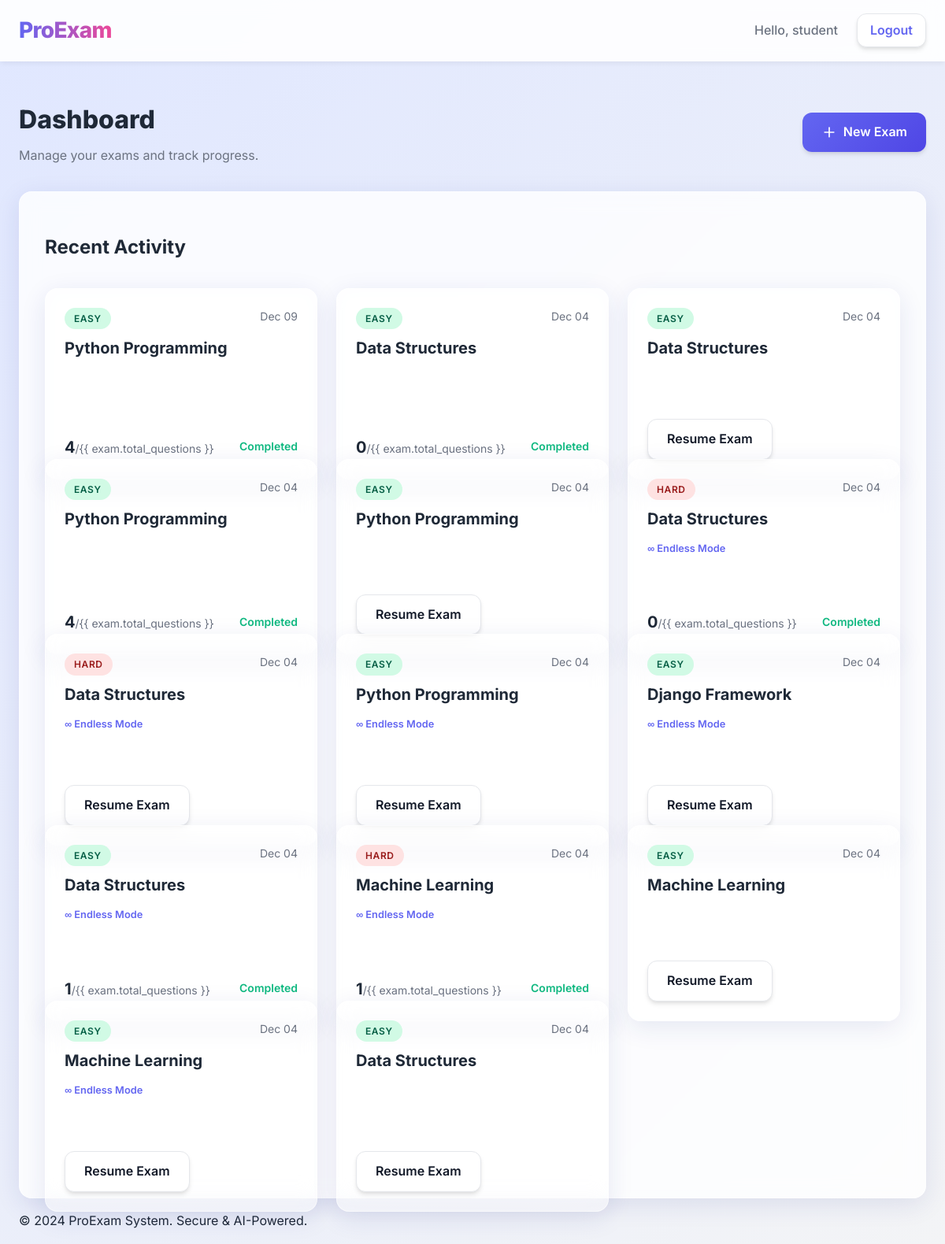
Before: / with the older database file.
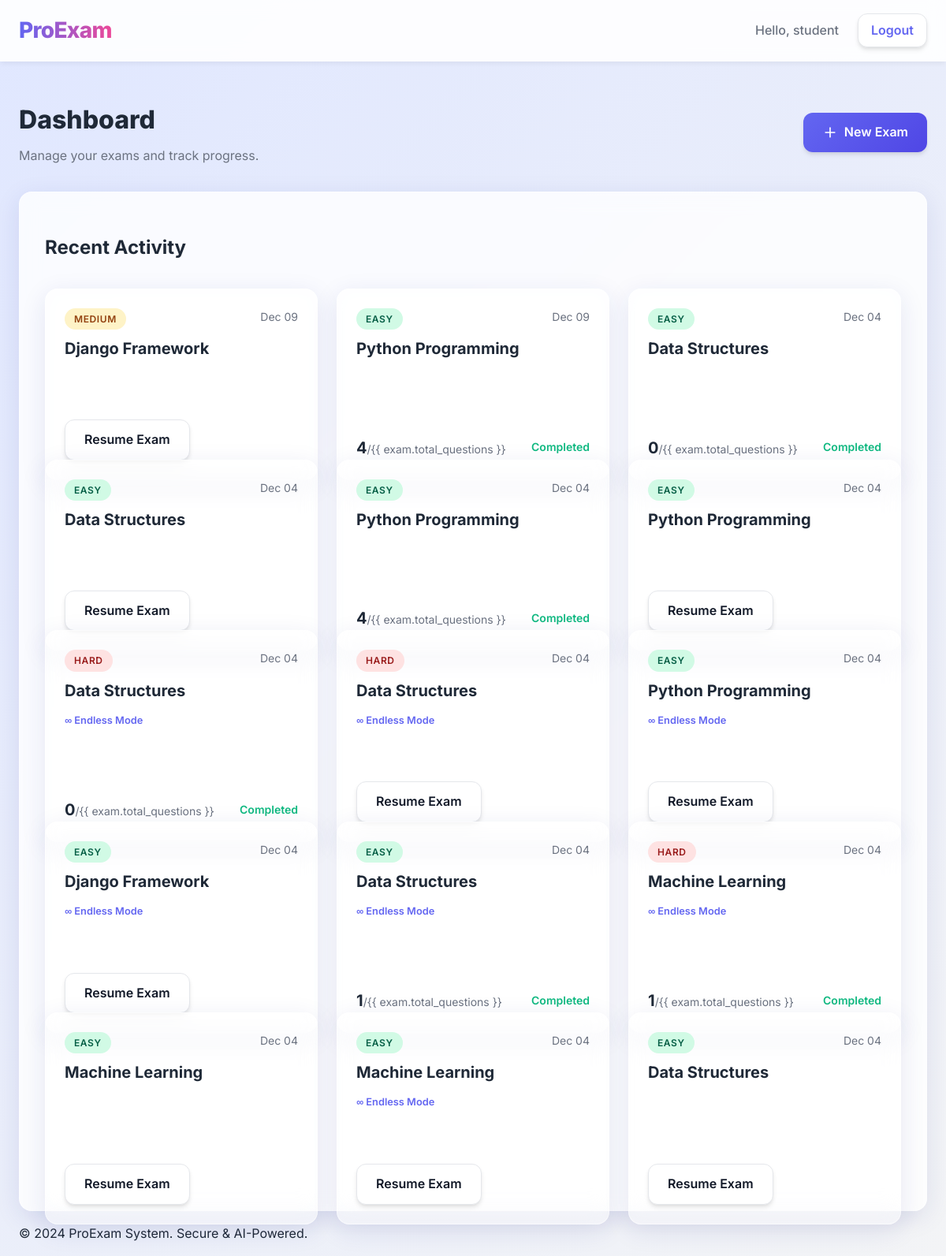
After: the same page with the newer database file.
### exam_core/models.py (models this page shows, shortened)
class ExamSession(models.Model):
    id = models.UUIDField(primary_key=True, default=uuid.uuid4, editable=False)
    user = models.ForeignKey(User, on_delete=models.CASCADE)
    subject = models.CharField(max_length=100)
    difficulty = models.CharField(max_length=20)
    start_time = models.DateTimeField(auto_now_add=True)
    end_time = models.DateTimeField(null=True, blank=True)
    score = models.IntegerField(default=0)
    total_questions = models.IntegerField(default=0)
    is_completed = models.BooleanField(default=False)
    is_endless = models.BooleanField(default=False)

### exam_core/views.py (the view)
# urls.py: path('', DashboardView.as_view(), name='dashboard'),
class DashboardView(View):
    def get(self, request):
        if not request.user.is_authenticated:
            user, created = User.objects.get_or_create(username='student')
            if created:
                user.set_password('password')
                user.save()
            login(request, user)
        exams = ExamSession.objects.filter(user=request.user).order_by('-start_time')
        return render(request, 'dashboard.html', {'exams': exams})

### templates/dashboard.html
{% extends 'base.html' %}
{% block content %}
<div class="dashboard-header"
    style="display: flex; justify-content: space-between; align-items: center; margin-bottom: 2rem;">
    <div>
        <h1 style="margin: 0; font-size: 2rem; font-weight: 800;">Dashboard</h1>
        <p style="color: var(--text-muted); margin: 0.5rem 0 0 0;">Manage your exams and track progress.</p>
    </div>
    <a href="{% url 'exam_setup' %}" class="btn btn-primary">
        <svg xmlns="http://www.w3.org/2000/svg" width="20" height="20" viewBox="0 0 24 24" fill="none"
            stroke="currentColor" stroke-width="2" stroke-linecap="round" stroke-linejoin="round"
            style="margin-right: 0.5rem;">
            <line x1="12" y1="5" x2="12" y2="19"></line>
            <line x1="5" y1="12" x2="19" y2="12"></line>
        </svg>
        New Exam
    </a>
</div>
<div class="glass-card">
    <h2 style="margin-bottom: 1.5rem;">Recent Activity</h2>
    {% if exams %}
    <div class="dashboard-grid">
        {% for exam in exams %}
        <div class="glass-card exam-card" style="padding: 1.5rem; background: rgba(255,255,255,0.5);">
            <div class="exam-card-header">
                <div class="exam-meta">
                    <span class="badge {{ exam.difficulty }}">{{ exam.difficulty }}</span>
                    <span>{{ exam.start_time|date:"M d" }}</span>
                </div>
                <h3>{{ exam.subject }}</h3>
                {% if exam.is_endless %}
                <span style="font-size: 0.8rem; color: var(--primary-color); font-weight: 600;">∞ Endless Mode</span>
                {% endif %}
            </div>
            <div class="exam-card-footer">
                {% if exam.is_completed %}
                <div style="display: flex; justify-content: space-between; align-items: center;">
                    <span style="font-weight: 700; font-size: 1.25rem;">{{ exam.score }}<span
                            style="font-size: 0.875rem; color: var(--text-muted); font-weight: 400;">/{{
                            exam.total_questions }}</span></span>
                    <span style="color: var(--success); font-weight: 600; font-size: 0.875rem;">Completed</span>
                </div>
                {% else %}
                <a href="{% url 'exam_interface' exam.id %}" class="btn btn-outline btn-block">Resume Exam</a>
                {% endif %}
            </div>
        </div>
        {% endfor %}
    </div>
    {% else %}
    <div style="text-align: center; padding: 4rem 0;">
        <p style="color: var(--text-muted); margin-bottom: 1.5rem;">You haven't taken any exams yet.</p>
        <a href="{% url 'exam_setup' %}" class="btn btn-primary">Get Started</a>
    </div>
    {% endif %}
</div>
{% endblock %}

### templates/base.html (shortened to what this page needs)
<!DOCTYPE html>
<html lang="en">
<head>
    <link rel="stylesheet" href="/static/css/style.css">
</head>
<body>
    <nav class="navbar">
        <div class="container">
            <a href="/" class="logo">
                <span style="color: var(--primary-color)">Pro</span>Exam
            </a>
            <div class="nav-links">
                {% if user.is_authenticated %}
                <span>Hello, {{ user.username }}</span>
                <a href="/admin/logout/" class="btn btn-sm btn-outline" style="padding: 0.5rem 1rem;">Logout</a>
                {% else %}
                <a href="/admin/">Login</a>
                {% endif %}
            </div>
        </div>
    </nav>
    <main class="container main-content">
        {% block content %}
        {% endblock %}
    </main>
    <footer class="footer">
        <div class="container">
            <p>&copy; 2024 ProExam System. Secure & AI-Powered.</p>
        </div>
    </footer>
</body>
</html>

### static/css/style.css (style rules this page uses)
:root { --primary-color: #6366f1; --primary-hover: #4f46e5; --secondary-color: #ec4899; --bg-gradient-start: #f3f4f6; --bg-gradient-end: #e5e7eb; --card-bg: rgba(255, 255, 255, 0.8); --card-border: rgba(255, 255, 255, 0.5); --text-main: #111827; --text-muted: #6b7280; --success: #10b981; --warning: #f59e0b; --danger: #ef4444; --glass-shadow: 0 8px 32px 0 rgba(31, 38, 135, 0.1); }
body { font-family: 'Inter', sans-serif; background: linear-gradient(135deg, #e0e7ff 0%, #f3f4f6 100%); color: var(--text-main); line-height: 1.6; min-height: 100vh; margin: 0; }
.container { max-width: 1200px; margin: 0 auto; padding: 0 1.5rem; }
.glass-card { background: var(--card-bg); backdrop-filter: blur(12px); -webkit-backdrop-filter: blur(12px); border: 1px solid var(--card-border); border-radius: 1rem; box-shadow: var(--glass-shadow); padding: 2rem; transition: transform 0.2s ease, box-shadow 0.2s ease; }
.navbar { background: rgba(255, 255, 255, 0.9); backdrop-filter: blur(10px); border-bottom: 1px solid rgba(255, 255, 255, 0.3); padding: 1rem 0; margin-bottom: 3rem; position: sticky; top: 0; z-index: 100; box-shadow: 0 4px 6px -1px rgba(0, 0, 0, 0.05); }
.navbar .container { display: flex; justify-content: space-between; align-items: center; }
.logo { font-size: 1.75rem; font-weight: 800; background: linear-gradient(to right, var(--primary-color), var(--secondary-color)); -webkit-background-clip: text; -webkit-text-fill-color: transparent; text-decoration: none; letter-spacing: -0.025em; }
.nav-links { display: flex; align-items: center; gap: 1.5rem; }
.nav-links span { font-weight: 500; color: var(--text-muted); }
.nav-links a { color: var(--primary-color); font-weight: 600; text-decoration: none; transition: color 0.2s; }
.btn { display: inline-flex; align-items: center; justify-content: center; padding: 0.75rem 1.5rem; border-radius: 0.75rem; font-weight: 600; text-decoration: none; cursor: pointer; border: none; transition: all 0.2s ease; box-shadow: 0 4px 6px -1px rgba(0, 0, 0, 0.1), 0 2px 4px -1px rgba(0, 0, 0, 0.06); }
.btn-primary { background: linear-gradient(135deg, var(--primary-color), var(--primary-hover)); color: white; }
.btn-outline { background: white; border: 1px solid #e5e7eb; color: var(--text-main); }
.dashboard-grid { display: grid; grid-template-columns: repeat(auto-fill, minmax(300px, 1fr)); gap: 1.5rem; margin-top: 2rem; }
.exam-card { display: flex; flex-direction: column; justify-content: space-between; height: 100%; }
.exam-card-header { margin-bottom: 1rem; }
.exam-card h3 { margin: 0 0 0.5rem 0; font-size: 1.25rem; }
.exam-meta { font-size: 0.875rem; color: var(--text-muted); display: flex; justify-content: space-between; margin-bottom: 0.5rem; }
.badge { padding: 0.25rem 0.75rem; border-radius: 9999px; font-size: 0.75rem; font-weight: 600; text-transform: uppercase; letter-spacing: 0.05em; }
.badge.Easy { background: #d1fae5; color: #065f46; }
.badge.Medium { background: #fef3c7; color: #92400e; }
.badge.Hard { background: #fee2e2; color: #991b1b; }

### templates/base.html (style rules this page uses)
body { font-family: 'Inter', sans-serif; background-color: #f3f4f6; color: #1f2937; margin: 0; padding: 0; }

Changed rows visible on the page:
added ExamSession: difficulty "MEDIUM", start_time "Dec 09", subject "Django Framework", is_completed "Resume Exam"
